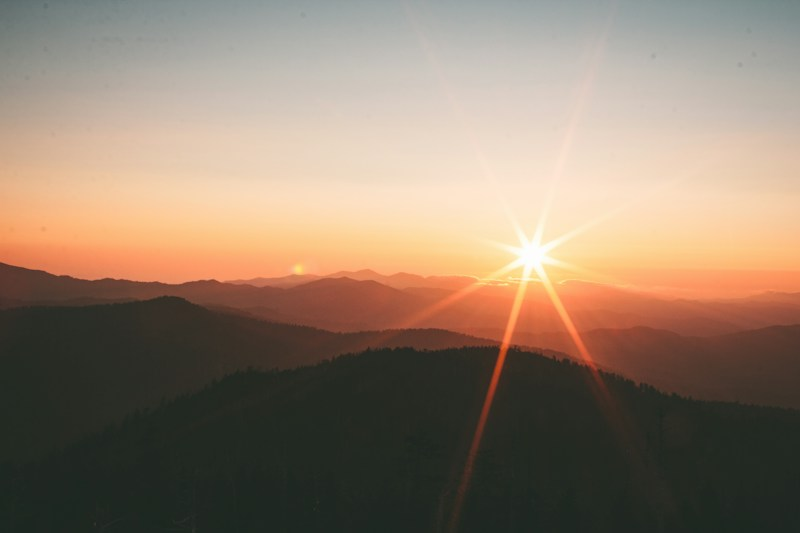
#> input picture Exp_10/exp_10_image.jpg, 800 x 533 px
$ jupyter execute 10.ipynb
#> lines starting #> are read from the running program, lines starting #| are printed output that depends on the picture
[cell 1]
import cv2
import numpy as np
import matplotlib.pyplot as plt

# 1. Read image from the project folder
img = cv2.imread("exp_10_image.jpg", 0)
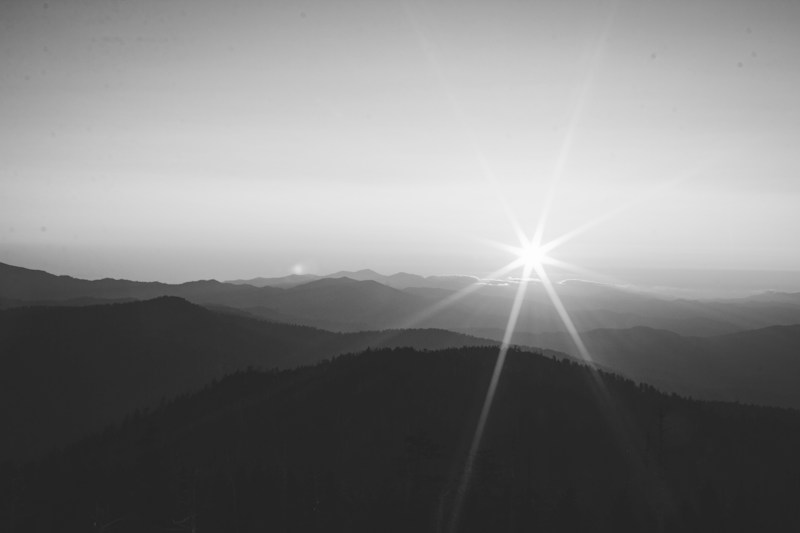
#> img: shape (533, 800); min 32, max 255, mean 129.5

# Check if image is loaded
if img is None:
    print("Error: Image not found!")
    exit()

# 2. Fourier Transform
F = np.fft.fftshift(np.fft.fft2(img))

# Get image dimensions
M, N = img.shape
#> M = 533; N = 800

# 3. Create frequency distance matrix
u, v = np.meshgrid(
    np.arange(N) - N // 2,
    np.arange(M) - M // 2
)

D = np.sqrt(u**2 + v**2)

# 4. Create Low-Pass and High-Pass Filters
LPF = D < 30
HPF = D >= 30

# 5. Apply Low-Pass Filter
smooth = np.abs(
    np.fft.ifft2(
        np.fft.ifftshift(F * LPF)
    )
)

# 6. Apply High-Pass Filter
high_pass = np.abs(
    np.fft.ifft2(
        np.fft.ifftshift(F * HPF)
    )
)
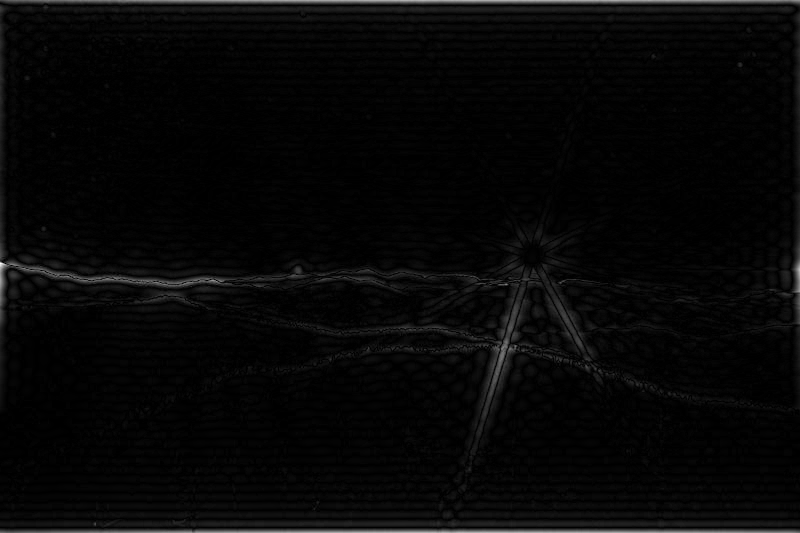
#> high_pass: shape (533, 800) float64; min 3.12e-06, max 82.7, mean 2.4; drawn with min black and max white

# 7. Sharpen the image
sharp = np.clip(
    img.astype(float) + high_pass,
    0,
    255
)

# 8. Display images
plt.figure(figsize=(12, 4))

plt.subplot(1, 3, 1)
plt.imshow(img, cmap="gray")
plt.title("Original Image")
plt.axis("off")

plt.subplot(1, 3, 2)
plt.imshow(smooth, cmap="gray")
plt.title("LPF - Smoothening")
plt.axis("off")

plt.subplot(1, 3, 3)
plt.imshow(sharp, cmap="gray")
plt.title("HPF - Sharpening")
plt.axis("off")

plt.tight_layout()
plt.show()
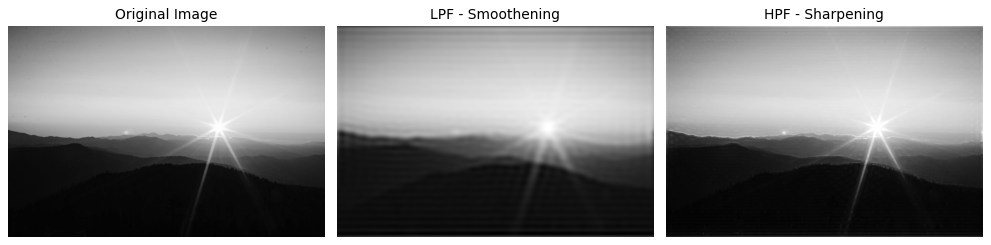
#> figure drawn by matplotlib, 3 panels
